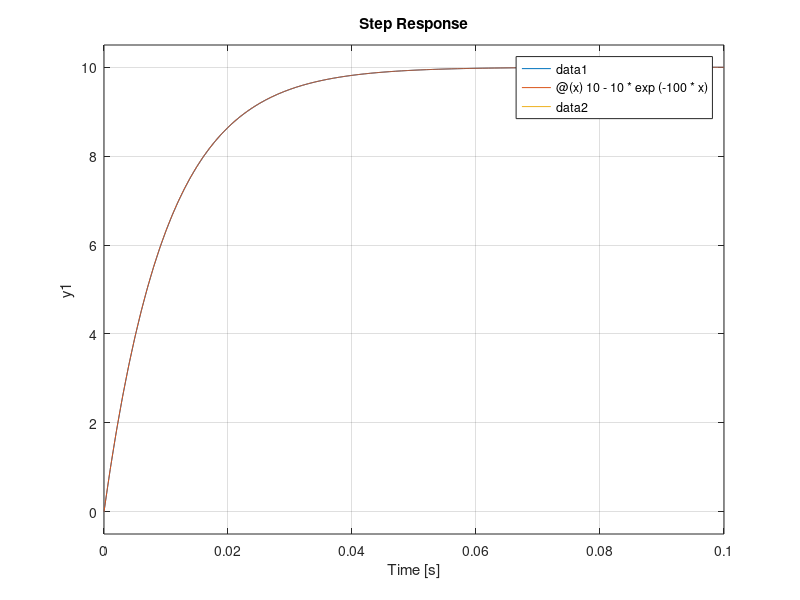
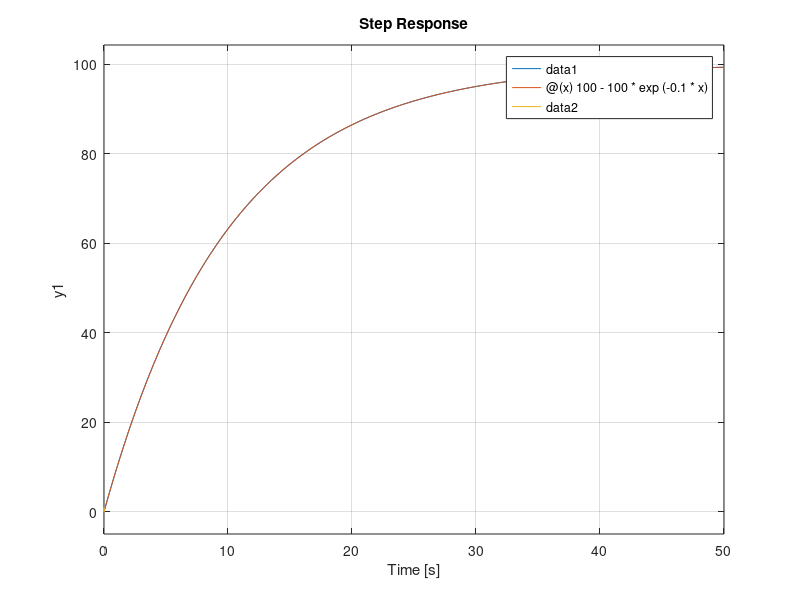

Write MATLAB code to recreate these figures, in order.
clear all;clc;
close all;

Rs = 0.1;
La = 0.001;
Rf = 1;
Lf =0.1;
Laf= 0.1;
if0 = 1;

J = 0.05;
B = 0.001;
%Root Locus
%1. In the DC motor, construct a current control using PELCS simulation. Then, calculate kp, ki using root locus.
%Then,  check the control performance with the step response.. (Rise time = 1ms, overshoot < 1.05)

pkg load control
num_RL = 1; %numerator
den_RL = [La, Rs]; %denominator
G_RL = tf(num_RL,den_RL)
figure(1)
step(G_RL, 0.1)
%By default, step chooses an end time that shows the steady state that the response is trending toward.
%This system has fast transients, however, which are obscured on this time scale.
%To get a closer look at the transient response, limit the step plot to t = 1 s.

hold on
fh = @(x) 10 - 10*exp(-100*x);
fplot (fh, [0, 0.1]);


pkg load io %for Octave
PLECS_DATA_RL = csvread('RLdata.csv');

plot(PLECS_DATA_RL(1,:), PLECS_DATA_RL(2,:))
hold off

Js = 0.1;
Bs = 0.01;
num_mec = 1; %numerator
den_mec = [Js, Bs]; %denominator
G_mec = tf(num_mec,den_mec)
figure(2)
step(G_mec, 50)

hold on
fh = @(x) 100 - 100*exp(-0.1*x);
fplot (fh, [0, 50]);

PLECS_DATA_RL = csvread('Mecdata.csv');

plot(PLECS_DATA_RL(1,:), PLECS_DATA_RL(2,:))
hold off

